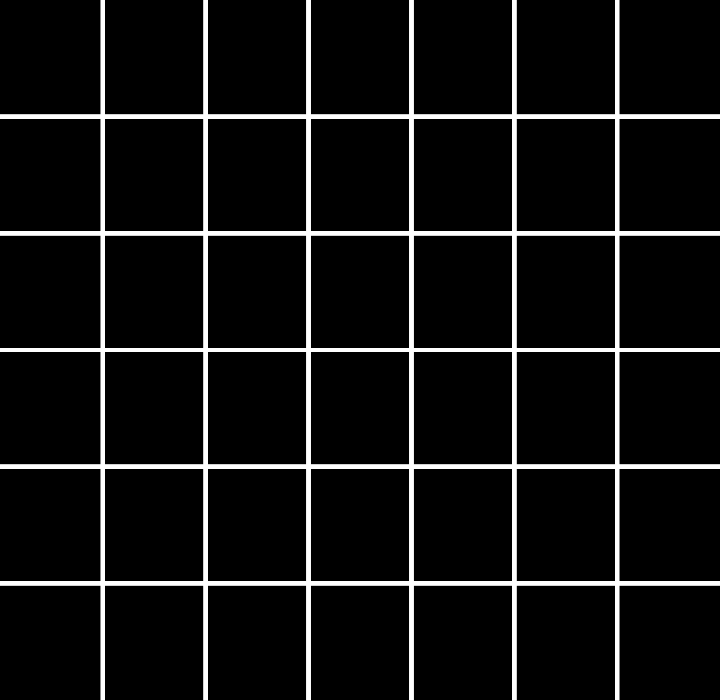
Frame 1 (no input)
Frame 60 (no input): identical to frame 1, image omitted
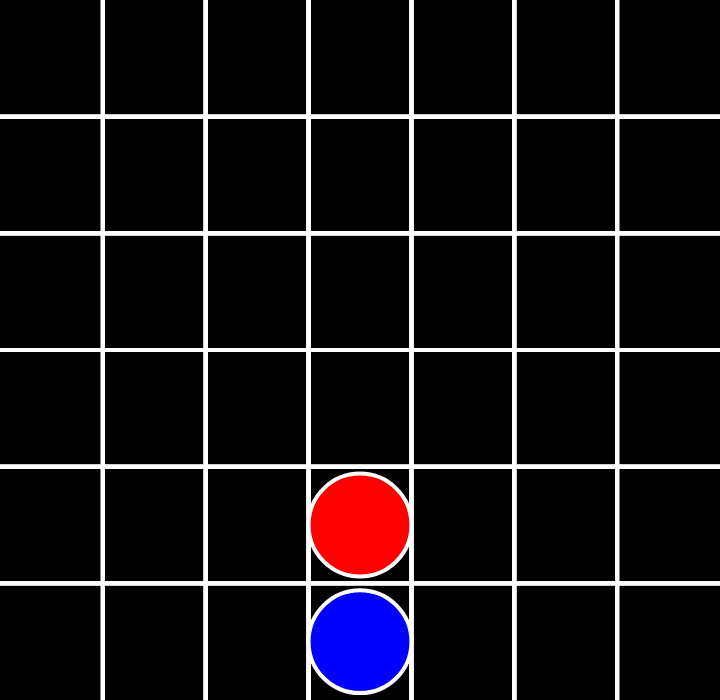
Frame 120 (the mouse pressed at the canvas centre since frame 60)

The p5.js sketch that drew these frames (run headless with seeded random() and noise() and a simulated clock; from frame 60 on, the mouse is pressed at the canvas centre):

// p5.js sketch
// ── sketch.js
const cols =  7;
const rows = 6;
const players = ['R', 'B'];
let board = [
];
let curPlayer;
const AI_ENABLE = true;

function setup(){
    createCanvas(720, 700);
    frameRate(30);
    h = height / rows;
    w = width / cols;
    for (let i=0; i<rows; i++){
        row = []
        for (let j=0; j<cols; j++){
            row.push("");
        }
        board.push(row);
    }
    curPlayer = floor(random(players.length));
    print(players[curPlayer]+"'s turn!");
}

function mousePressed(){
    let j = floor(mouseX/w);
    for (let i=rows-1; i>=0; i--){
        if (board[i][j] == ''){
            board[i][j] = players[curPlayer];
            curPlayer = ++curPlayer % players.length;
            if (AI_ENABLE) {
                move = ai_move()
                if (boolean(move.length))
                    board[move[0]][move[1]]=players[curPlayer];
                curPlayer = ++curPlayer % players.length;
            }
            break;
        }

    }
}

function connected4(a,b,c,d){
    return a == b && b == c && c == d && d != '';
}

function checkWin(){
    //horizontal
    for (let i=0; i<rows; i++)
        for (let j=0; j<cols-3; j++)
            if (connected4(board[i][j],board[i][j+1],board[i][j+2],board[i][j+3]))
                return board[i][j];
    //vertical
    for (let i=0; i<rows-3; i++)
        for (let j=0; j<cols; j++)
            if (connected4(board[i][j],board[i+1][j],board[i+2][j],board[i+3][j]))
                return board[i][j];
    // l-r diagonal
    for (let i=0; i<rows-3; i++)
        for (let j=0; j<cols-3; j++)
            if (connected4(board[i][j],board[i+1][j+1],board[i+2][j+2],board[i+3][j+3]))
                return board[i][j];
    // r-l diagonal
    for (let i=0; i<rows-3; i++)
        for (let j=3; j<cols; j++)
            if (connected4(board[i][j],board[i+1][j-1],board[i+2][j-2],board[i+3][j-3]))
                return board[i][j];
    tie = true;
    for (let i=0; i<cols;i++)
        if (!board[0][i]){
            tie = false;
            break;
        }
    if (tie)
        return 'tie';
    return;
}


function draw() {
    background(0);
    stroke(255);
    strokeWeight(4);
    for (let i = h; i<h*rows; i+=h){
        for (let j = w; j<w*cols; j+=w){
            line(0, i, width, i);
            line(j, 0, j, height);
        }
    }
    for (let i=0; i<rows; i++){
        for (let j=0; j<cols; j++){
            let y = i * h + h/2;
            let x = j * w + w/2;
            let r = w/2;
            if (board[i][j]!=''){
                if (board[i][j] == 'R')
                    fill(255, 0, 0);
                else if (board[i][j] =='B')
                    fill(0, 0, 255);
                ellipse(x, y, r*2);
            }
        }
    }
    winner = checkWin()
    if (winner!=null){
        if (winner=='tie')
            print("It's a tie!");
        else
            print(winner+' has won!');
        noLoop();
    }
}

// ── minimax.js
let MAX_DEPTH = 5;

let scores = {
    tie:0
}
function ai_move(){
    scores[players[curPlayer]]=10;
    scores[players[(curPlayer+1)%players.length]]=-10;
    let bestMove = [];
    let recordScore = -Infinity;
    for (let i=0; i<cols; i++){
        for (let j=rows-1; j>=0; j--){
            if (board[j][i]==''){
                board[j][i]=players[curPlayer];
                score = minimax(MAX_DEPTH, false);
                score += cols/2 - abs(i-cols/2)
                board[j][i]='';
                if (score > recordScore) {
                    recordScore = score;
                    bestMove = [j, i];
                }
                break;
            }
        }
    }
    return bestMove;
}


function minimax(depth, maximize){
    let winner = checkWin();
    if (winner != null) {
        return scores[winner];
    }
    if (depth<=0){
            return 0;
    }
    let recordScore;
    if (maximize){
        recordScore = -Infinity;
        for (let i=0; i<cols; i++){
            for (let j=rows-1; j>=0; j--){
                if (board[j][i]==''){
                    board[j][i]=players[curPlayer];
                    score = minimax(depth-1, false);
                    board[j][i]='';
                    recordScore = max(recordScore, score);
                    break;
                }
            }
        }
    } else {
        recordScore = Infinity;
        for (let i=0; i<cols; i++){
            for (let j=rows-1; j>=0; j--){
                if (board[j][i]==''){
                    board[j][i]=players[(curPlayer+1)%players.length];
                    score = minimax(depth-1, true);
                    board[j][i]='';
                    recordScore = min(recordScore, score);
                    break;
                }
            }
        }
    }
    return recordScore;
}
